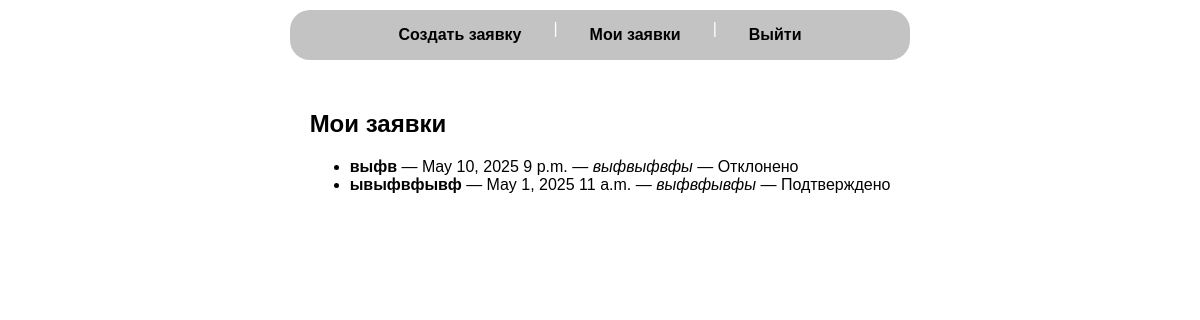
Page /my_requests/ (signed in) on the earlier database version.
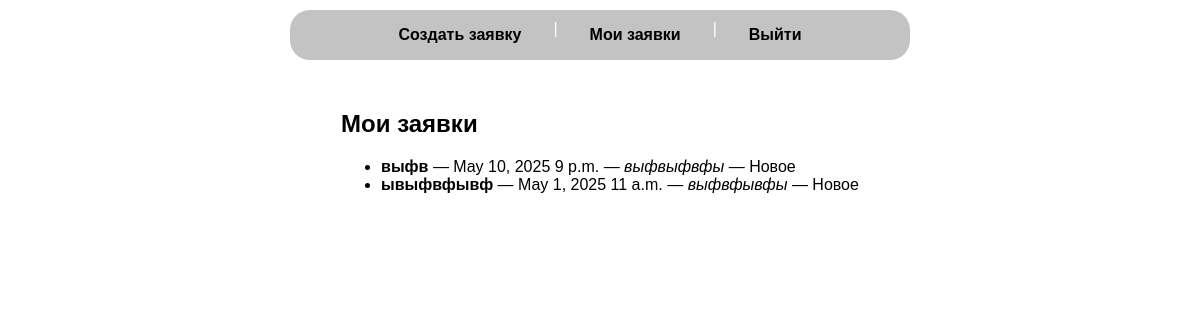
Same page on the later database version.
### repair/models.py (models this page shows, shortened)
class RepairRequest(models.Model):
    STATUS_CHOICES = [
        ('new', 'Новое'),
        ('confirmed', 'Подтверждено'),
        ('rejected', 'Отклонено'),
    ]
    user = models.ForeignKey(settings.AUTH_USER_MODEL, on_delete=models.CASCADE)
    car = models.CharField(max_length=100)
    problem = models.TextField()
    date = models.DateField()
    time = models.TimeField()
    status = models.CharField(max_length=20, choices=STATUS_CHOICES, default='new')

### repair/views.py (the view)
# urls.py: path('my_requests/', my_requests_view, name='my_requests'),
@login_required
def my_requests_view(request):
    my_requests = RepairRequest.objects.filter(user=request.user).order_by('-date', '-time')
    return render(request, 'my_requests.html', {'requests': my_requests})

### templates/my_requests.html
{% extends 'base.html' %}
{% block content %}
    <h2>Мои заявки</h2>
    {% if requests %}
    <ul>
        {% for req in requests %}
        <li>
            <b>{{ req.car }}</b> — {{ req.date }} {{ req.time }} —
            <i>{{ req.problem }}</i> —
            <span
                class="{% if req.status == 'confirmed' %}green{% elif req.status == 'rejected' %}red{% else %}gray{% endif %}">
                {{ req.get_status_display }}
            </span>
        </li>
        {% endfor %}
    </ul>
    {% else %}
    <p>У вас пока нет заявок.</p>
    {% endif %}
{% endblock %}

Differences in the rows shown:
changed RepairRequest "выфв": status "Отклонено" → "Новое"
changed RepairRequest "ывыфвфывф": status "Подтверждено" → "Новое"
